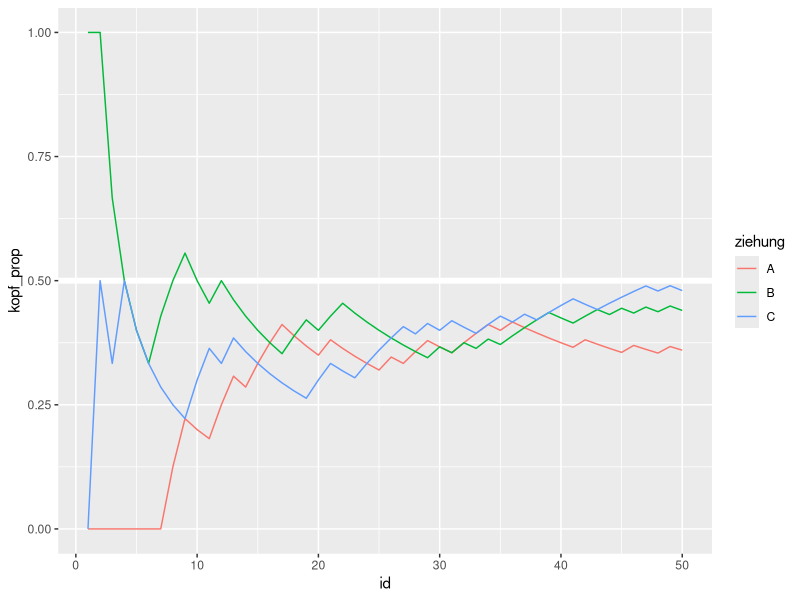

Recreate this plot in R.
## ---- chunk 1
library(tidyverse)
#library(glue)
options(mc.cores = parallel::detectCores())

## ---- chunk 2
knitr::opts_chunk$set(fig.pos = 'H',
                      fig.asp = 0.618,
                      fig.width = 4,
                      fig.cap = "", 
                      fig.path = "",
                      echo = TRUE,
                      message = FALSE,
                      fig.show = "hold")

library(tidyverse)
## ---- chunk 3
rbernoulli(n = 50)
## ---- chunk 4
rbernoulli(n = 50) %>% sum()
## ---- chunk 5
replicate(n = 100, expr = rbernoulli(n = 50) %>% sum())
## ---- chunk 6
set.seed(42)
oft_50_muenzen <- replicate(n = 1000, expr = rbernoulli(n = 50) %>% sum())

tibble(oft_50_muenzen) %>% 
  count(oft_50_muenzen)
## ---- chunk 7
d2 <-
  tibble(
    kopf = rbernoulli(150),
    ziehung = c(rep("A", 50), rep("B", 50), rep("C", 50)),
    id = c(1:50, 1:50, 1:50))
## ---- chunk 8
d3 <-
  d2 %>% 
  group_by(ziehung) %>% 
  mutate(
    kopf_sum = cumsum(kopf),
    kopf_prop = cummean(kopf))
## ---- chunk 9
d3 %>% 
  ggplot(aes(x = id, y = kopf_prop, color = ziehung)) +
  geom_hline(yintercept = .5, color = "white", size = 2) +
  geom_line()
